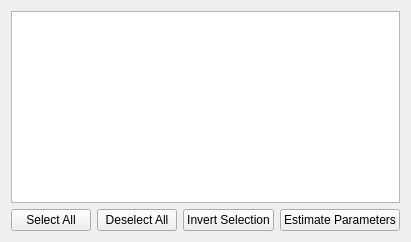
          <widget class="QWidget" name="tabFit">
           <attribute name="title">
            <string>&amp;Fit</string>
           </attribute>
           <layout class="QHBoxLayout" name="horizontalLayout_16">
            <item>
             <layout class="QVBoxLayout" name="verticalLayout_3">
              <item>
               <widget class="QTableView" name="estimateParamsTableView"/>
              </item>
              <item>
               <layout class="QHBoxLayout" name="horizontalLayout_15">
                <item>
                 <widget class="QPushButton" name="buttonSelectAllParamEst">
                  <property name="text">
                   <string>Select All</string>
                  </property>
                 </widget>
                </item>
                <item>
                 <widget class="QPushButton" name="buttonDeselectAllParamEst">
                  <property name="text">
                   <string>Deselect All</string>
                  </property>
                 </widget>
                </item>
                <item>
                 <widget class="QPushButton" name="buttonInvertSelectionParamEst">
                  <property name="text">
                   <string>Invert Selection</string>
                  </property>
                 </widget>
                </item>
                <item>
                 <widget class="QPushButton" name="estimateParamsButton">
                  <property name="sizePolicy">
                   <sizepolicy hsizetype="Expanding" vsizetype="Fixed">
                    <horstretch>0</horstretch>
                    <verstretch>0</verstretch>
                   </sizepolicy>
                  </property>
                  <property name="text">
                   <string>Estimate Parameters</string>
                  </property>
                 </widget>
                </item>
               </layout>
              </item>
             </layout>
            </item>
           </layout>
          </widget>
